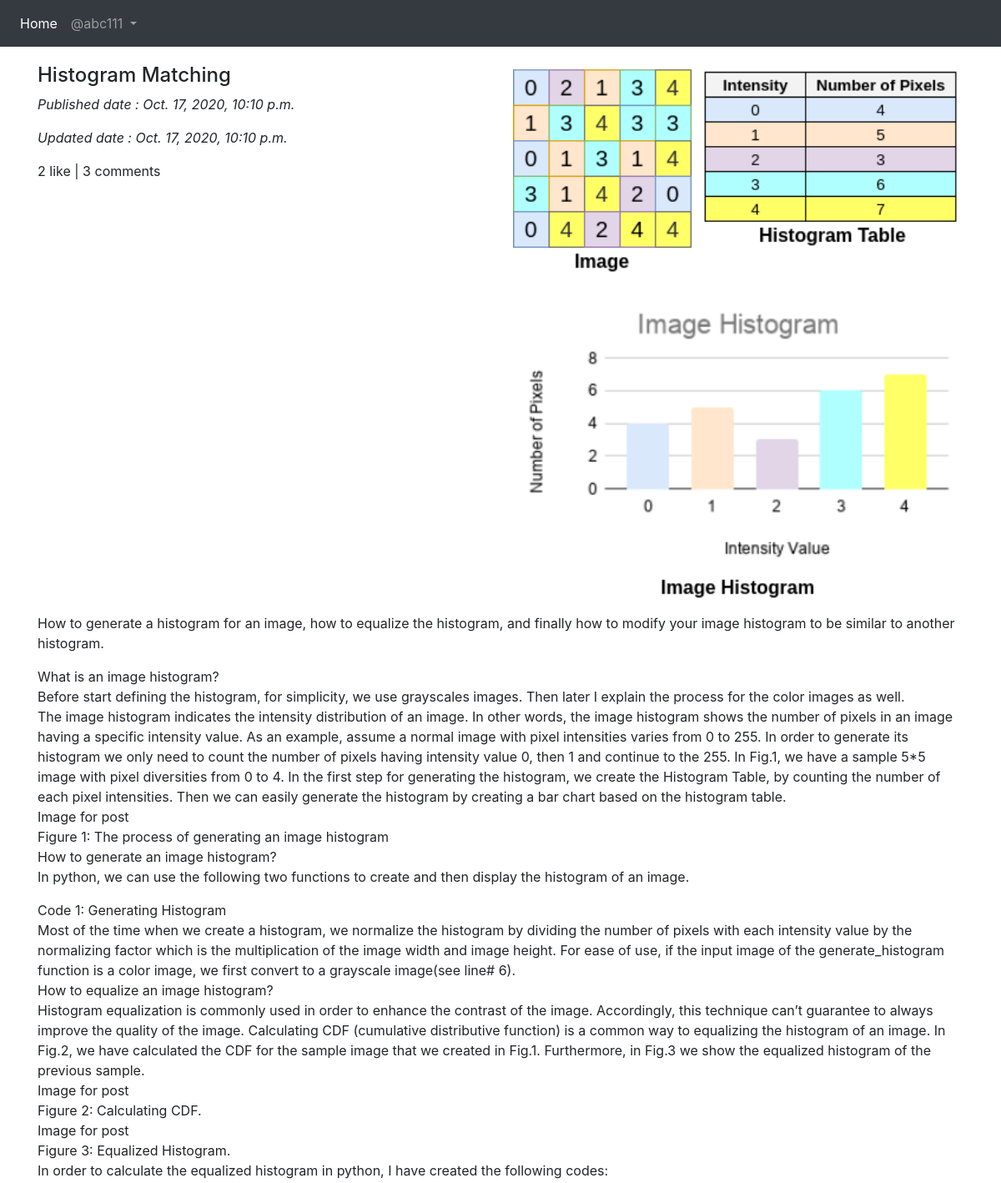
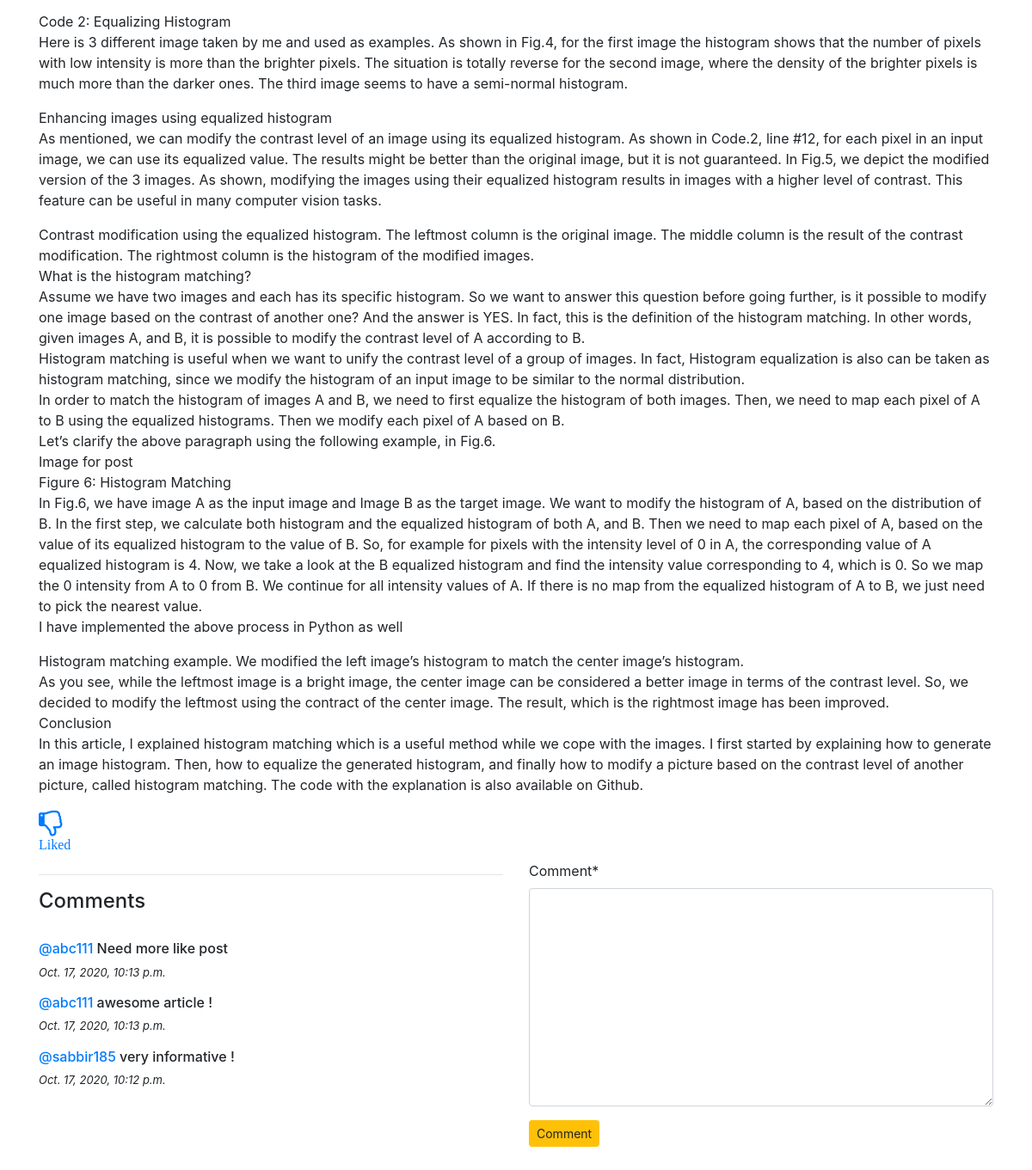
Page /blog/details/Histogram-Matching-5c995ebe-2d5c-4ccd-b557-b9e9677165e3/ (signed in) on the committed database (2 pictures, top to bottom).
### app_blog/models.py (models this page shows, shortened)
class Blog(models.Model):
    author = models.ForeignKey(User,related_name='post_author',on_delete=models.CASCADE)
    blog_title = models.CharField(max_length=264,verbose_name='put a title')
    slug = models.SlugField(max_length=264,blank=True,null=True)
    blog_content = models.TextField(verbose_name="what is on your mind")
    blog_image = models.ImageField(upload_to='app_blog',verbose_name='Image')
    publish_date = models.DateTimeField(auto_now_add=True)
    update_date = models.DateTimeField(auto_now=True)
    class Meta:
        ordering = ('-publish_date',)

class Comment(models.Model):
    blog = models.ForeignKey(Blog,related_name='blog_comment',on_delete=models.CASCADE)
    user = models.ForeignKey(User,related_name='user_comment',on_delete=models.CASCADE)
    comment = models.TextField()
    comment_date = models.DateTimeField(auto_now_add=True)
    class Meta:
        ordering = ['-comment_date',]

### app_blog/views.py (the view, shortened to what this page needs)
# urls.py: path('details/<str:slug>/' , views.blogDetails, name='blog_details'),
@login_required
def blogDetails(request,slug):
    blog = Blog.objects.get(slug=slug)
    comment_form = CommentForm()
    already_like = Likes.objects.filter(blog=blog,user=request.user)
    if already_like:
        like = True
    else:
        like = False
    return render(request,'app_blog/blog_details.html',context={'blog':blog, 'comment_form':comment_form , 'like':like , })

### app_blog/forms.py
class CommentForm(forms.ModelForm):
    class Meta:
        model = Comment
        fields = ('comment',)

### templates/app_blog/blog_details.html (shortened to what this page needs)
{% extends 'base.html' %}
{% load crispy_forms_tags %}
{% block body_block %}
<div class="row">
    <div class="col-sm-6">
        <h4>{{ blog.blog_title }}</h4>
        <p><i>Published date : {{ blog.publish_date }}</i></p>
        <p><i>Updated date : {{ blog.update_date }}</i></p>
        <p>{{ blog.blog_like.count }} like | {{ blog.blog_comment.count }} comments</p>
    </div>
    <div class="col-sm-6">
        <img src="/media/{{blog.blog_image}}" alt="Image" width="100%">
    </div>
</div>
<p>{{ blog.blog_content|linebreaks }}</p>
<div>
    {% if not like %}
        <a href="{% url 'app_blog:like_post' slug=blog.slug %}">
            <i class="fa fa-thumbs-o-up fa-2x"><h6>Like</h6></i>
        </a>
    {% else %}
        <a href="{% url 'app_blog:unlike_post' pk=blog.pk %}">
            <i class="fa fa-thumbs-o-down fa-2x"><h6>Liked</h6></i>
        </a>
    {% endif %}
</div>
<div class="row">
    <div class="col-sm-6">
        <hr>
        <h4>Comments</h4>
        <br>
        {% for comment in blog.blog_comment.all %}
            <h6><a href="">@{{ comment.user }}</a> {{comment.comment}}</h6>
            <p style="font-size: small;"><i>{{comment.comment_date}}</i></p>
        {% endfor %}
    </div>
    <div class="col-sm-6">
        <form method="POST">
            {{ comment_form|crispy }}
            <button type="submit" class="btn btn-warning btn-sm">Comment</button>
        </form>
        <br>
        <br>
    </div>
</div>
{% endblock %}

### templates/base.html (shortened to what this page needs)
<!DOCTYPE html>
{% load static %}
<html lang="en">
<head>
    <link rel="stylesheet" href="https://maxcdn.bootstrapcdn.com/bootstrap/4.4.1/css/bootstrap.min.css">
    <link href="https://maxcdn.bootstrapcdn.com/font-awesome/4.7.0/css/font-awesome.min.css" rel="stylesheet">
</head>
<body>
    <nav class="navbar navbar-expand-sm bg-dark navbar-dark">
        <ul class="navbar-nav">
            <li class="nav-item active">
                <a class="nav-link" href="{% url 'index' %}">Home</a>
            </li>
            {% if user.is_authenticated %}
                <li class="nav-item dropdown">
                    <a class="nav-link dropdown-toggle" href="#" id="navbardrop" data-toggle="dropdown">
                    @{{user.username}}
                </a>
                </li>
            {% endif %}
        </ul>
    </nav>
    <div class="container" style="margin-top: 20px;">
        {% block body_block %}
        {% endblock %}
    </div>
</body>
</html>

### rows in the picture
Blog: blog_title "Histogram Matching", publish_date "Oct. 17, 2020, 10:10 p.m.", update_date "Oct. 17, 2020, 10:10 p.m.", blog_like.count "2", blog_comment.count "3", blog_image (picture), blog_content "How to generate a histogram for an image, how to equalize the histogram, and finally how to modify your image histogram to be similar to another histogram. What is an image histogram? Before start defining the histogram, for simplicity, we use grayscales images. Then later I explain the process for the color images as well. The image histogram indicates the intensity distribution of an image. In other words, the image histogram shows the number of pixels in an image having a specific intensity value. As an example, assume a normal image with pixel intensities varies from 0 to 255. In order to generate its histogram we only need to count the number of pixels having intensity value 0, then 1…"
Comment: user "abc111", comment "Need more like post", comment_date "Oct. 17, 2020, 10:13 p.m."
Comment: user "abc111", comment "awesome article !", comment_date "Oct. 17, 2020, 10:13 p.m."
Comment: user "sabbir185", comment "very informative !", comment_date "Oct. 17, 2020, 10:12 p.m."

### other values in the picture
{{ user.username }} "abc111"
